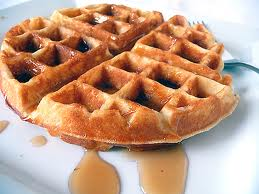
#> input picture Waffles/w4.jpeg, 259 x 194 px, found by its file name
$ python ExtractWaffles.py   (Python 2 division)
#> lines starting #> are read from the running program, lines starting #| are printed output that depends on the picture; after the words box and inside, x2 and y2 are one past the last pixel; in counts of white or black regions, pixels touching at a corner belong together
'''
Created on Apr 1, 2014

@author: dchen
more authors: jenwei and greenteawarrior

extract waffles from the flickr imageset that jwei downloaded
using hue thresholding followed by histogram backprojection

after segmenting the waffles and normalizing them to create a dataset,
we'll take another approach by running keypoint identification
followed by kmeans clustering followed by logsitic regression
to identify something as waffle or non waffle

'''

import cv2.cv as cv
import cv2
import os
import numpy as np
from matplotlib import pyplot as plt

def display_image_and_wait(image):
    cv2.imshow('dst',image)
    cv2.waitKey(0)
    cv2.destroyAllWindows()

def compare_hist(img1,mask1,img2,mask2):
    color = ('b','g','r')
    for i,col in enumerate(color):
        h1 = cv2.calcHist([img1],[i],mask1,[8],[0,256])
        h2 = cv2.calcHist([img2],[i],mask2,[8],[0,256])
    print cv2.compareHist(h1,h2,CV_COMP_CORREL)

def crop_waffle_tester(paths):
    waffle_folder_name = paths[0]
    new_img_dir = paths[1]

    for index, pic in enumerate(os.listdir(waffle_folder_name)):
        loaded_pic = cv2.imread(waffle_folder_name + '/' + pic)
        print waffle_folder_name + '/' + pic
        print type(loaded_pic)
        print 'reading: ' + waffle_folder_name + '/' + pic
        new_img_name = 'waffle_pic_'+ str(index) + '.jpg'
        cropped_pic = crop_waffle(loaded_pic)
        display_image_and_wait(cropped_pic)
        cv2.imwrite(new_img_dir + '/' + new_img_name,cropped_pic)

def print_rgb_hist(img, mask):
    color = ('b','g','r')
    for i,col in enumerate(color):
        histr = cv2.calcHist([img],[i],mask.astype(np.uint8),[8],[0,256])
        plt.plot(histr,color = col)
        plt.xlim([0,256])
    plt.show()

def waffle_directories():
    waffle_folder_name = os.getcwd() + '/waffle_images'
    new_img_dir = os.getcwd() + '/modified_waffle_images'

    if not os.path.isdir(waffle_folder_name):
        os.makedirs(waffle_folder_name)
    if not os.path.isdir(new_img_dir):
        os.makedirs(new_img_dir)

    return waffle_folder_name, new_img_dir

def crop_mask_waffle(img):
    hsv = cv2.cvtColor(img, cv2.COLOR_BGR2HSV)
    greyscale = cv2.cvtColor(img,cv2.COLOR_BGR2GRAY)
    lower_yellow = np.array([0,50,50])
    upper_yellow = np.array([70,255,255])
    mask = cv2.inRange(hsv, np.uint8(lower_yellow), np.uint8(upper_yellow))
    kernel = np.ones((9,9),np.uint8)
    closed_mask = cv2.morphologyEx(mask, cv2.MORPH_CLOSE, kernel)
    masked_img = cv2.bitwise_and(greyscale,greyscale,mask = closed_mask)
    [contours,hiearchy] = cv2.findContours(masked_img,cv.CV_RETR_EXTERNAL,cv.CV_CHAIN_APPROX_SIMPLE)
    #now find the largest contour
    max_area = 0
    max_contour = None
    for c in contours:
        #we change datatypes from numpy arrays to cv arrays and back because contour area only takes cv arrays.
        c = cv.fromarray(c)
        if cv.ContourArea(c) > max_area:
            max_contour = c
            max_area = cv.ContourArea(c)
    max_contour = np.asarray(max_contour)
    shape = img.shape
    largest_blob_mask = np.zeros((shape[0],shape[1],1),np.uint8)
    cv2.fillPoly(largest_blob_mask, pts =[max_contour], color=(255,255,255))
    # print_rgb_hist(img,largest_blob_mask)
    return [cv2.bitwise_and(img,img, mask= largest_blob_mask), largest_blob_mask]

def makeHistograms(paths):

    waffle_folder_name = paths[0]
    new_img_dir = paths[1]

    img = cv2.imread(waffle_folder_name+"/w4.jpeg")
#> img is the input picture: shape (194, 259, 3); mean B, G, R 132.8, 157.5, 196.6
    shape = img.shape
#> shape = (194, 259, 3)

    mask = crop_mask_waffle(img)[1]
#> in crop_mask_waffle, `hsv = cv2.cvtColor(img, cv2.COLOR_BGR2HSV)`: hsv: shape (194, 259, 3); mean H, S, V 45.4, 105.5, 202.7
#> in crop_mask_waffle, `greyscale = cv2.cvtColor(img,cv2.COLOR_BGR2GRAY)`:
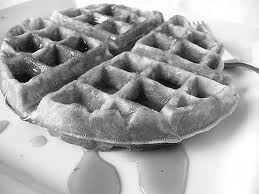
#> greyscale: shape (194, 259); min 1, max 255, mean 166.4
#> in crop_mask_waffle, `mask = cv2.inRange(hsv, np.uint8(lower_yellow), np.uint8(upper_yellow))`:
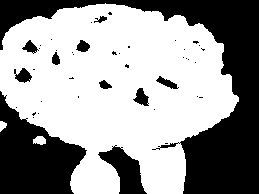
#> mask: shape (194, 259); 60.4% white; 44 black regions (33 under 20 px), largest, box (x1, y1, x2, y2) and area: (0, 0, 259, 194) 12643, (0, 91, 87, 194) 5136, (98, 145, 147, 194) 1137
#> in crop_mask_waffle, `closed_mask = cv2.morphologyEx(mask, cv2.MORPH_CLOSE, kernel)`:
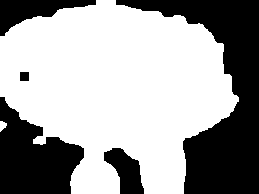
#> closed_mask: shape (194, 259); 63% white; 5 black regions
#> in crop_mask_waffle, `masked_img = cv2.bitwise_and(greyscale,greyscale,mask = closed_mask)`:
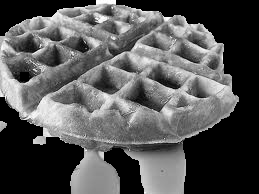
#> masked_img: shape (194, 259); min 0, max 255, mean 86
#> in crop_mask_waffle, `[contours,hiearchy] = cv2.findContours(masked_img,cv.CV_RETR_EXTERNAL,..`: contours = 2 contours; box (x1, y1, x2, y2) and area: (0, 0, 239, 194) 31270, (0, 121, 7, 132) 38; hiearchy = [[1, -1, -1, -1], [-1, 0, -1, -1]]
#> the loop in crop_mask_waffle, `for c in contours:` made 1 pass
#> after the loop in crop_mask_waffle, `for c in contours:`: max_area = 0
    color = ('b','g','r')
    res = []
    for i,col in enumerate(color):
        channel = cv2.calcHist([img],[i],mask,[8],[0,256])
        channel = [num[0] for num in channel]
        res.append(channel)

    print res
    return

if __name__ == "__main__":
    paths = waffle_directories()
#> (the run stopped early here; a loop or call above may not have finished)
